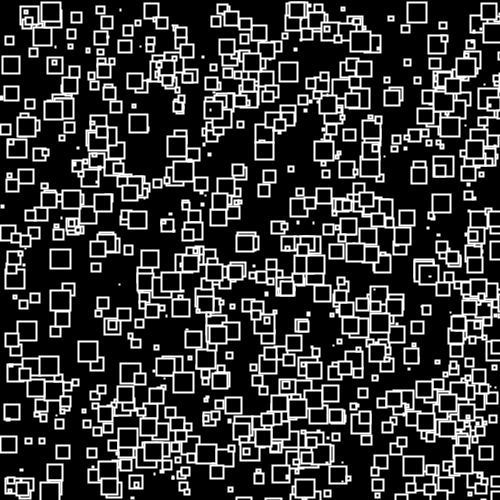
Frame 1 (no input)
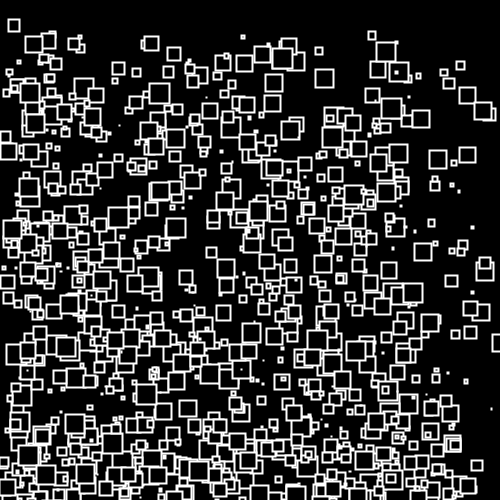
Frame 60 (the mouse pressed at the canvas centre just before this capture)
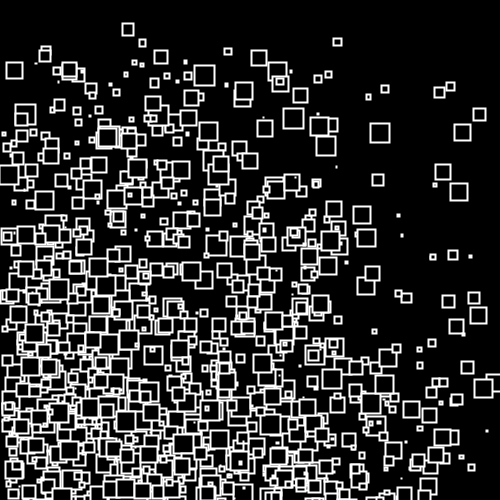
Frame 120 (the mouse held since frame 60 and released just before this capture)

The Processing sketch that drew these frames (run headless with seeded random() and noise(); from frame 60 on, the mouse is pressed at the canvas centre):

// Processing sketch: vector_2
// ── vector_2.pde
Ball []ball = new Ball[1000];
void setup()
{
  size(500, 500);
  for (int i=0; i<1000; i++)
  {
    ball[i] = new Ball(random(20));
  }
}
void draw()
{
  background(0);
  for (int i=0; i<1000; i++)
  {
    ball[i].display();
    ball[i].moved();
    ball[i].check();
  }
}
class Ball
{
  float d;
  PVector loc;
  PVector velo;
  Ball(float ptr)
  {
    loc = new PVector(random(width), random(height));
    velo = new PVector(random(-2), random(2));
    d = ptr;
  }
  void display()
  {strokeWeight(2);
    stroke(255);
    fill(0);
    rect(loc.x, loc.y, d, d);
  }
  void moved()
  {
    loc.add(velo);
  }
  void check()
  {
    if (loc.x>width||loc.x<0)
      velo.x = velo.x*-1;
    if (loc.y>height||loc.y<0)
      velo.y = velo.y*-1;
  }
}
